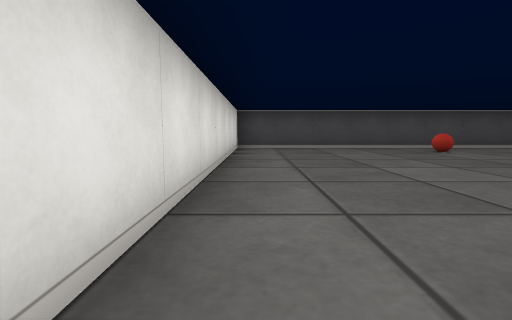
[1] (above)

17 first-person views from a walk through a cub3D level. The camera is about half as high as the walls, tilts 6° down and sees 85° across. The floor is counted in squares. Each view is taken from the middle of a square. On the plan, view 1 faces up. The plan holds only what a view shows up to about 9 squares ahead; the rest is blank.

[2]
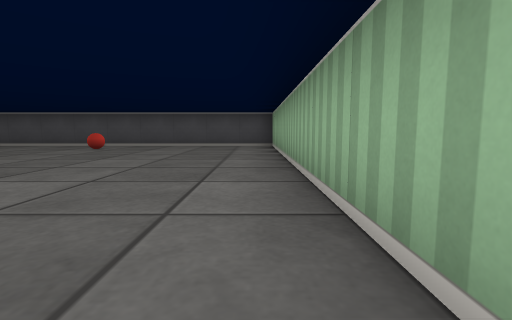

[3]
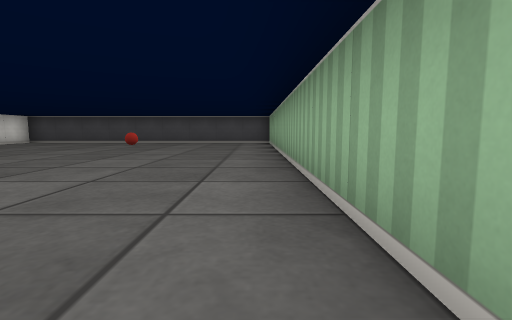

[4]
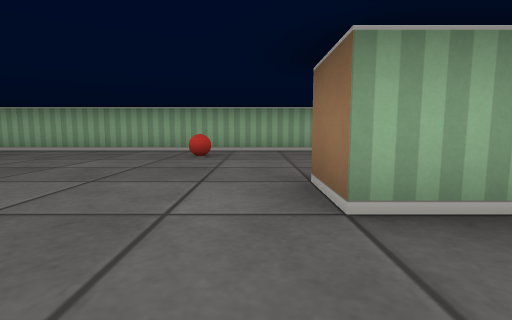

[5]
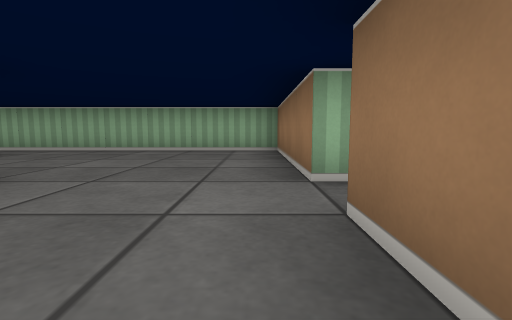

[6]
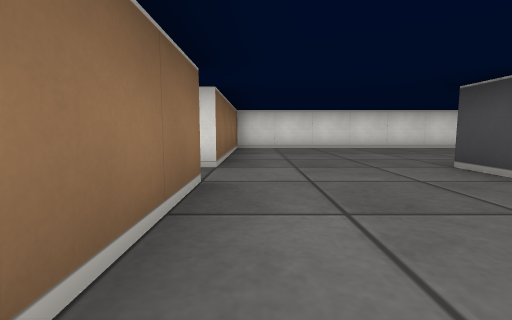

[7]
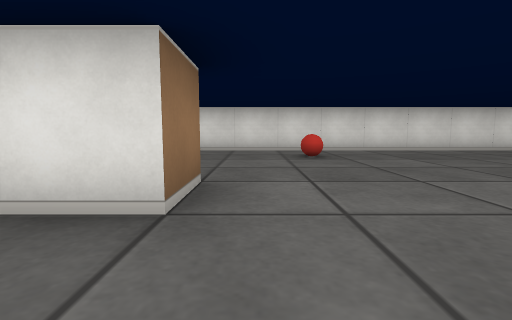

[8]
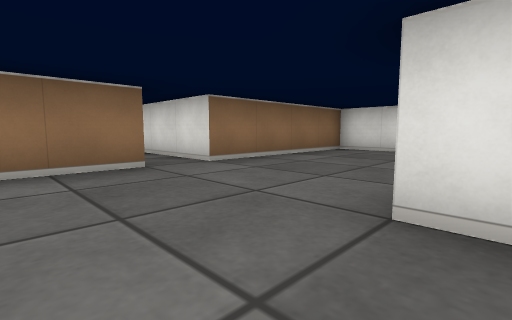

[9]
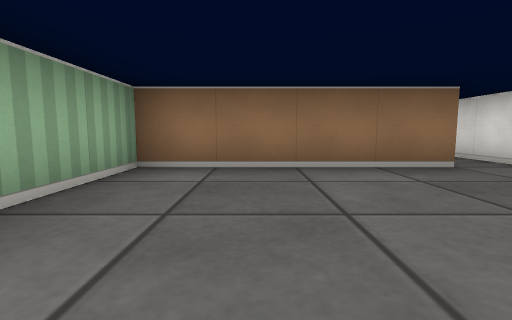

[10]
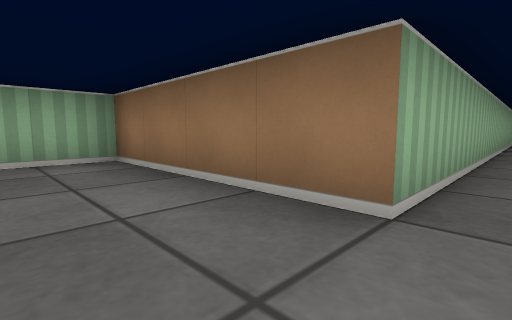

[11]
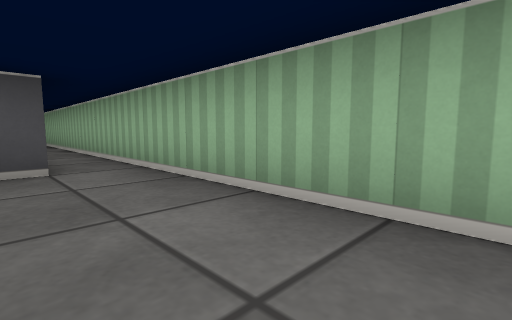

[12]
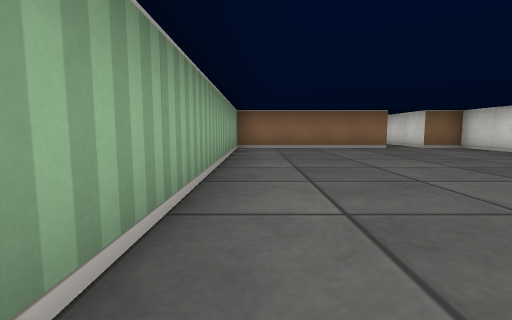

[13]
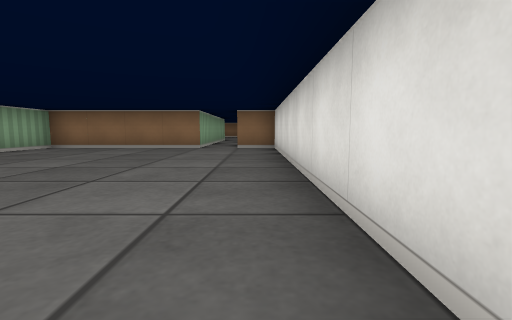

[14]
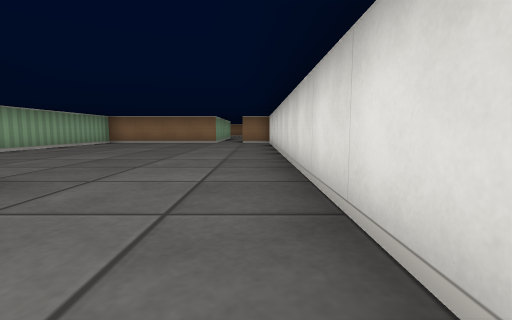

[15]
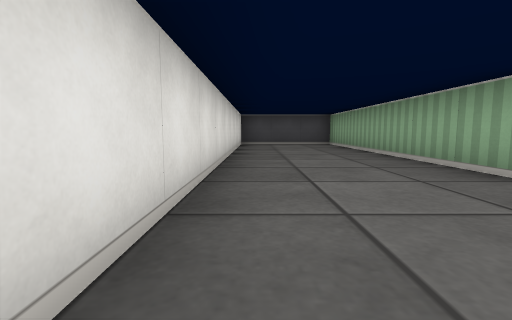

[16]
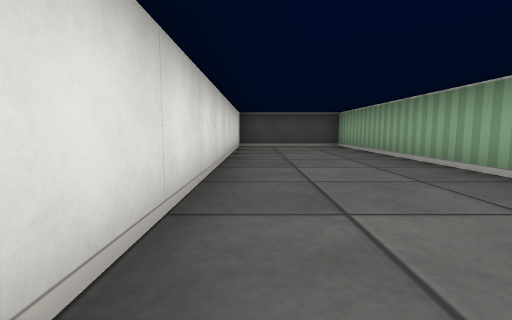

[17]
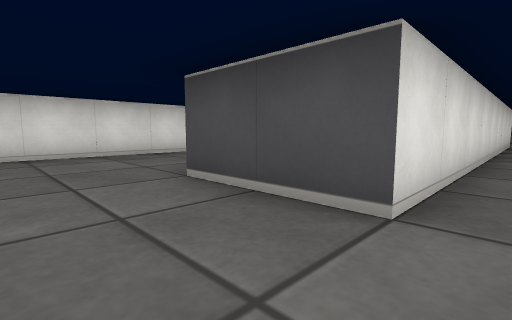

### Floor plan
Points are (right, up) in squares from view 1. A wall is a line through its corners. A room is listed if a view was taken in it or the views show most of it. See-through windows are left out.
Room 1 (views 1, 2, 3, 4, 5, 6, 7, 8, 9, 10)
walls: (3.5, -5.5) (4.5, -5.5) (4.5, -6.5) (3.5, -6.5) (3.5, -5.5); (4.5, -9.5) (8.5, -9.5) (8.5, 7.5) (-0.5, 7.5) (-0.5, -9.5) (3.5, -9.5)
ways out: opening at (4, -10) to room 2
objects: ball (1, -4); ball (4, 6); ball (7, -4)
Room 2 (views 11, 12, 13, 14, 15, 16, 17)
walls: (0.5, -26.5) (4.5, -26.5) (4.5, -9.5); (3.5, -9.5) (3.5, -18.5) (1.5, -18.5) (1.5, -11.5) (-1.5, -11.5) (-1.5, -26.5) (-0.5, -26.5)
ways out: opening at (4, -10) to room 1; opening at (0, -27)

Where each view was taken, in squares from view 1:
view 1: 0 up, 0 right, facing up
view 2: 1 down, 8 right, facing up
view 3: 3 down, 8 right, facing up
view 4: 5 down, 2 right, facing right
view 5: 9 down, 2 right, facing right
view 6: 9 down, 7 right, facing left
view 7: 5 down, 6 right, facing left
view 8: 6 down, 6 right, facing down-left
view 9: 6 down, 7 right, facing down
view 10: 8 down, 4 right, facing down-right
view 11: 22 down, 3 right, facing up-right
view 12: 19 down, 4 right, facing down
view 13: 19 down, 1 left, facing down
view 14: 16 down, 1 left, facing down
view 15: 21 down, 1 left, facing up
view 16: 20 down, 1 left, facing up
view 17: 20 down, 4 right, facing up-left
